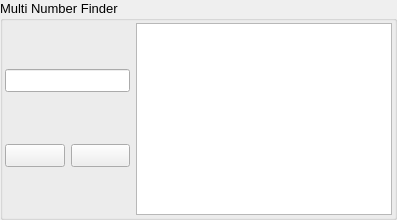
         <widget class="QGroupBox" name="groupBox_22">
          <property name="font">
           <font>
            <pointsize>10</pointsize>
            <kerning>true</kerning>
           </font>
          </property>
          <property name="title">
           <string>Multi Number Finder</string>
          </property>
          <layout class="QVBoxLayout" name="verticalLayout_47">
           <property name="leftMargin">
            <number>2</number>
           </property>
           <property name="topMargin">
            <number>2</number>
           </property>
           <property name="rightMargin">
            <number>2</number>
           </property>
           <property name="bottomMargin">
            <number>2</number>
           </property>
           <item>
            <layout class="QHBoxLayout" name="horizontalLayout_38" stretch="3,0">
             <item>
              <layout class="QVBoxLayout" name="verticalLayout_48">
               <item>
                <widget class="QLineEdit" name="input45"/>
               </item>
               <item>
                <layout class="QHBoxLayout" name="horizontalLayout_39">
                 <item>
                  <widget class="QPushButton" name="plusBtn45">
                   <property name="text">
                    <string/>
                   </property>
                   <property name="icon">
                    <iconset>
                     <normaloff>assets/plus.png</normaloff>assets/plus.png</iconset>
                   </property>
                  </widget>
                 </item>
                 <item>
                  <widget class="QPushButton" name="deleteBtn45">
                   <property name="text">
                    <string/>
                   </property>
                   <property name="icon">
                    <iconset>
                     <normaloff>assets/delete.png</normaloff>assets/delete.png</iconset>
                   </property>
                  </widget>
                 </item>
                </layout>
               </item>
              </layout>
             </item>
             <item>
              <widget class="QListWidget" name="list45"/>
             </item>
            </layout>
           </item>
          </layout>
         </widget>
